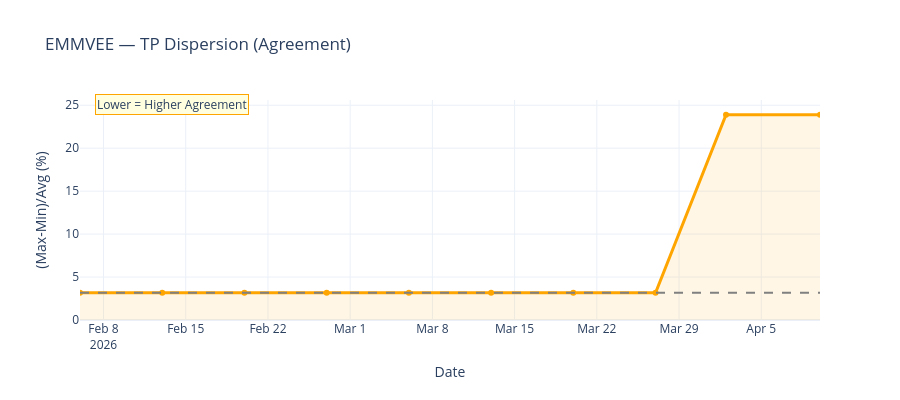

Notebook cell for this chart:
### Code cell
# ================= CHART 3: DISPERSION =================
df_tp["TP_Disp_Pct"] = ((df_tp["TP(Max)"] - df_tp["TP(Min)"]) / df_tp["TP(Avg)"]) * 100
median_disp = df_tp["TP_Disp_Pct"].median()

fig = go.Figure()
fig.add_trace(go.Scatter(
    x=df_tp["Date"], y=df_tp["TP_Disp_Pct"], name="Dispersion",
    mode="lines+markers", line=dict(color="orange", width=3),
    fill="tozeroy", fillcolor="rgba(255,165,0,0.1)",
    hovertemplate="<b>Dispersion</b><br>%{x|%Y-%m-%d}<br>%{y:.1f}%<extra></extra>"
))
fig.add_hline(y=median_disp, line_dash="dash", line_color="gray",
              annotation_text=f"Median: {median_disp:.1f}%", annotation_position="right")
fig.update_layout(
    title=f"{TICKER} — TP Dispersion (Agreement)",
    xaxis_title="Date", yaxis_title="(Max-Min)/Avg (%)",
    hovermode="x unified", height=400, template="plotly_white",
    annotations=[dict(text="Lower = Higher Agreement", xref="paper", yref="paper",
                      x=0.02, y=0.98, showarrow=False, bgcolor="lightyellow",
                      bordercolor="orange", borderwidth=1)]
)
fig.show()
print(f"Dispersion: {df_tp['TP_Disp_Pct'].min():.1f}%-{df_tp['TP_Disp_Pct'].max():.1f}%, Latest: {df_tp['TP_Disp_Pct'].iloc[-1]:.1f}%")

### Figure 1 — Plotly figure (JSON) as saved in the notebook; plotly's stock layout.template omitted (floating-point values rounded to 4 significant figures)
{"data": [{"fill": "tozeroy", "fillcolor": "rgba(255,165,0,0.1)", "hovertemplate": "<b>Dispersion</b><br>%{x|%Y-%m-%d}<br>%{y:.1f}%<extra></extra>", "line": {"color": "orange", "width": 3}, "mode": "lines+markers", "name": "Dispersion", "type": "scatter", "x": ["2026-02-06T00:00:00", "2026-02-13T00:00:00", "2026-02-20T00:00:00", "2026-02-27T00:00:00", "2026-03-06T00:00:00", "2026-03-13T00:00:00", "2026-03-20T00:00:00", "2026-03-27T00:00:00", "2026-04-02T00:00:00", "2026-04-10T00:00:00"], "y": [3.175, 3.175, 3.175, 3.175, 3.175, 3.175, 3.175, 3.175, 23.89, 23.89]}], "layout": {"annotations": [{"bgcolor": "lightyellow", "bordercolor": "orange", "borderwidth": 1, "showarrow": false, "text": "Lower = Higher Agreement", "x": 0.02, "xanchor": "left", "xref": "paper", "y": 0.98, "yanchor": "middle", "yref": "paper"}], "height": 400, "hovermode": "x unified", "shapes": [{"line": {"color": "gray", "dash": "dash"}, "type": "line", "x0": 0, "x1": 1, "xref": "x domain", "y0": 3.175, "y1": 3.175, "yref": "y"}], "title": {"text": "EMMVEE — TP Dispersion (Agreement)"}, "xaxis": {"title": {"text": "Date"}}, "yaxis": {"title": {"text": "(Max-Min)/Avg (%)"}}}}
